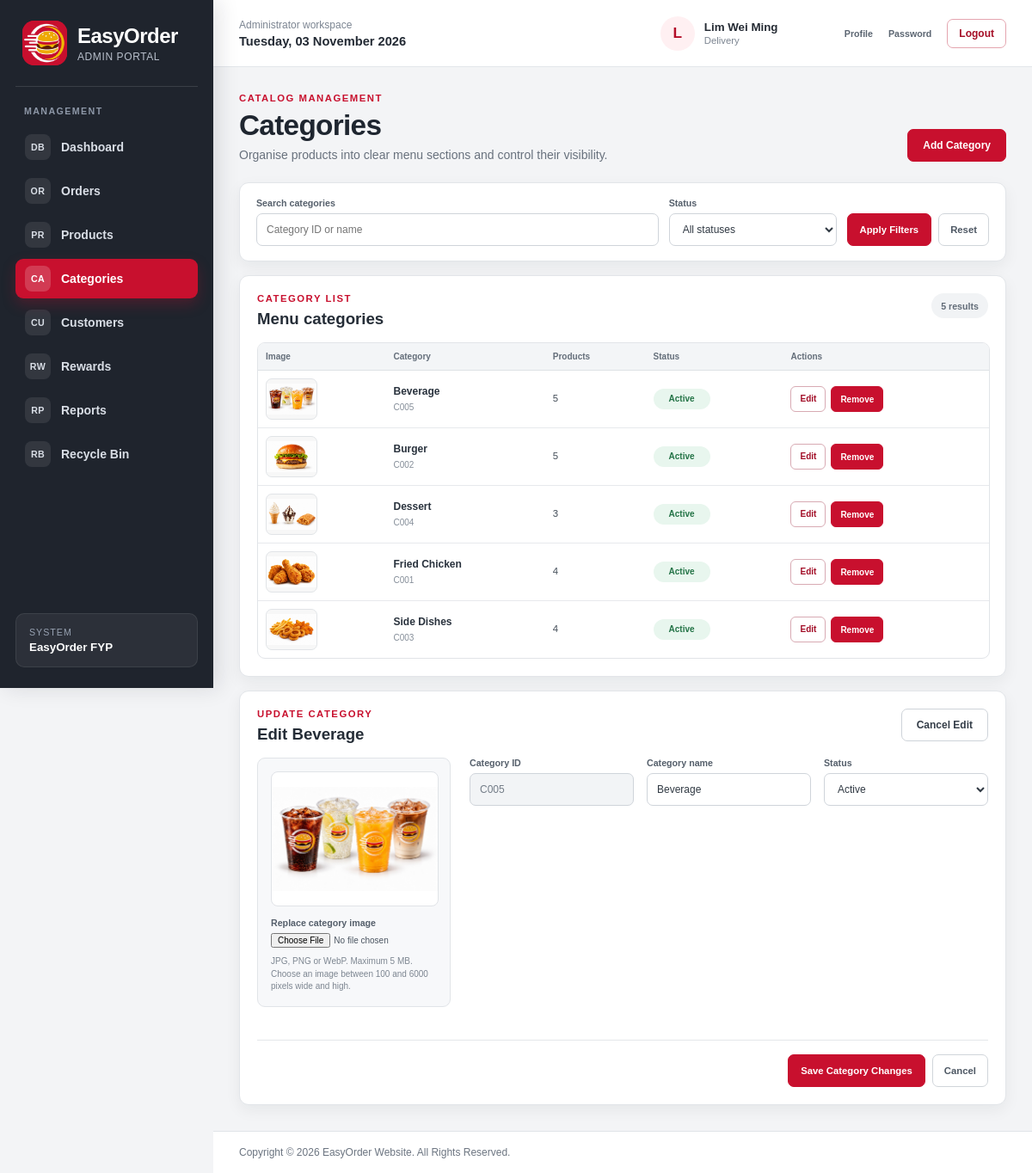
The page /admin_category.php?edit=C005 (signed in) on the database its author committed.
### tables this page shows
CREATE TABLE `staff` (
  `staff_id` char(5) NOT NULL,
  `staff_name` varchar(100) NOT NULL,
  `staff_role` varchar(20) NOT NULL,
  `staff_email` varchar(100) NOT NULL,
  `staff_phone` varchar(15) NOT NULL,
  `staff_password` varchar(50) NOT NULL,
  `staff_isDelete` int(1) NOT NULL DEFAULT 0
);

CREATE TABLE `category` (
  `category_id` char(5) NOT NULL,
  `category_name` varchar(50) NOT NULL,
  `category_image` varchar(255) NOT NULL DEFAULT '',
  `category_status` varchar(10) NOT NULL
);

### product_catalog_helpers.php (called while the page is built, shortened)
<?php
function catalog_category_image($stored_path)
{
	$path = catalog_local_image_path($stored_path);
	if($path!==null && is_file(__DIR__."/".$path))
	{
		return "image/".rawurlencode(substr($path,6));
	}
	return catalog_image_placeholder();
}
function catalog_valid_image_filename($name)
{
	return is_string($name) && $name!=="" && strlen($name)<=249 && preg_match('//u',$name)===1
		&& preg_match('/[\x00-\x1F\x7F\\\\\/:*?"<>|]/u',$name)!==1
		&& rtrim($name," .")===$name
		&& preg_match('/^(?:CON|PRN|AUX|NUL|COM[0-9]|LPT[0-9])(?:\.|$)/i',ltrim($name))!==1
		&& preg_match('/\.(?:php[0-9]*|phtml|pht|phar|cgi|pl|py|asp|aspx|shtml|sh|bat|cmd|exe|com|dll)(?:\.|$)/i',$name)!==1
		&& preg_match('/\.(?:jpe?g|png|webp)$/iD',$name)===1;
}
function catalog_local_image_path($stored_path)
{
	$path = str_replace("\\","/",(string)$stored_path);
	return substr($path,0,6)==="image/" && catalog_valid_image_filename(substr($path,6)) ? $path : null;
}

### admin_category.php (the view, shortened to what this page needs)
<?php
include("dataconnection.php");
require_once("admin_shell.php");
require_once("product_catalog_helpers.php");
function admin_category_html($value)
{
	return htmlspecialchars((string)$value,ENT_QUOTES,"UTF-8");
}
$search = trim((string)($_GET["search"] ?? ""));
$status_filter = trim((string)($_GET["status"] ?? ""));
$like_search = "%".$search."%";
$category_stmt = mysqli_prepare($connect,
	"SELECT c.category_id,c.category_name,c.category_image,c.category_status,COUNT(p.product_id) AS product_count
	 FROM category c
	 LEFT JOIN product p ON p.product_category=c.category_name
	 WHERE (?='' OR c.category_id LIKE ? OR c.category_name LIKE ?)
	 AND (?='' OR c.category_status=?)
	 GROUP BY c.category_id,c.category_name,c.category_image,c.category_status
	 ORDER BY c.category_name");
$categories = array();
if($category_stmt)
{
	mysqli_stmt_bind_param($category_stmt,"sssss",$search,$like_search,$like_search,$status_filter,$status_filter);
	mysqli_stmt_execute($category_stmt);
	$category_result = mysqli_stmt_get_result($category_stmt);
	while($category_row = mysqli_fetch_assoc($category_result))
	{
		$categories[] = $category_row;
	}
}
$editing_category = null;
$edit_id = strtoupper(trim((string)($_GET["edit"] ?? "")));
if($edit_id!=="")
{
	$edit_stmt = mysqli_prepare($connect,"SELECT category_id,category_name,category_image,category_status FROM category WHERE category_id=? LIMIT 1");
	if($edit_stmt)
	{
		mysqli_stmt_bind_param($edit_stmt,"s",$edit_id);
		mysqli_stmt_execute($edit_stmt);
		$edit_result = mysqli_stmt_get_result($edit_stmt);
		$editing_category = mysqli_fetch_assoc($edit_result) ?: null;
	}
}
?>
<!DOCTYPE html>
<html lang="en">
<head>
	<link rel="stylesheet" href="public.css">
	<link rel="stylesheet" href="admin.css">
</head>
<body class="admin-body">
<?php easyorder_admin_shell_start("admin_category.php"); ?>
	<section class="admin-page-heading">
		<div>
			<p class="admin-eyebrow">CATALOG MANAGEMENT</p>
			<h1>Categories</h1>
			<p>Organise products into clear menu sections and control their visibility.</p>
		</div>
		<a class="admin-primary-link" href="#category-editor">Add Category</a>
	</section>
	<section class="admin-catalog-filter-panel">
		<form class="admin-catalog-filter-form admin-category-filter-form" method="get" action="admin_category.php">
			<label class="admin-catalog-search">
				<span>Search categories</span>
				<input type="search" name="search" value="<?php echo admin_category_html($search); ?>" placeholder="Category ID or name">
			</label>
			<label>
				<span>Status</span>
				<select name="status">
					<option value="">All statuses</option>
				</select>
			</label>
			<div class="admin-catalog-filter-actions">
				<button type="submit">Apply Filters</button>
				<a href="admin_category.php">Reset</a>
			</div>
		</form>
	</section>
	<section class="admin-catalog-results">
		<header class="admin-section-heading">
			<div>
				<p class="admin-eyebrow">CATEGORY LIST</p>
				<h2>Menu categories</h2>
			</div>
			<span class="admin-catalog-result-meta"><?php echo count($categories); ?> result<?php echo count($categories)===1 ? "" : "s"; ?></span>
		</header>
		<div class="admin-catalog-table-wrap">
			<table class="admin-catalog-table admin-category-table">
				<thead>
					<tr><th>Image</th><th>Category</th><th>Products</th><th>Status</th><th>Actions</th></tr>
				</thead>
				<tbody>
				<?php if(!$categories): ?>
					<tr><td class="admin-catalog-empty" colspan="5">No categories match the selected filters.</td></tr>
				<?php else: ?>
					<?php foreach($categories as $category): ?>
						<tr>
							<td><img class="admin-category-thumbnail" src="<?php echo admin_category_html(catalog_category_image($category["category_image"])); ?>" alt=""></td>
							<td><strong><?php echo admin_category_html($category["category_name"]); ?></strong><small><?php echo admin_category_html($category["category_id"]); ?></small></td>
							<td><?php echo (int)$category["product_count"]; ?></td>
							<td><span class="admin-status-badge <?php echo $category["category_status"]==="Active" ? "status-success" : "status-danger"; ?>"><?php echo admin_category_html($category["category_status"]); ?></span></td>
							<td>
								<div class="admin-catalog-row-actions">
									<a href="admin_category.php?edit=<?php echo rawurlencode($category["category_id"]); ?>#category-editor">Edit</a>
									<form method="post" action="admin_category.php" onsubmit="return confirm('Permanently delete this category and ALL products inside it, including linked rewards? This cannot be undone.');">
										<button type="submit">Remove</button>
									</form>
								</div>
							</td>
						</tr>
					<?php endforeach; ?>
				<?php endif; ?>
				</tbody>
			</table>
		</div>
	</section>
	<section id="category-editor" class="admin-catalog-editor">
		<header class="admin-section-heading">
			<div>
				<p class="admin-eyebrow"><?php echo $editing_category ? "UPDATE CATEGORY" : "NEW CATEGORY"; ?></p>
				<h2><?php echo $editing_category ? "Edit ".admin_category_html($editing_category["category_name"]) : "Add a menu category"; ?></h2>
			</div>
			<?php if($editing_category): ?><a class="admin-secondary-link" href="admin_category.php#category-editor">Cancel Edit</a><?php endif; ?>
		</header>
		<form class="admin-catalog-editor-form admin-category-editor-form" name="categoryfrm" method="post" action="admin_category.php" enctype="multipart/form-data">
			<div class="admin-category-image-editor" data-category-image-editor>
				<img class="admin-category-preview" data-category-image-preview src="<?php echo admin_category_html(catalog_category_image($editing_category["category_image"] ?? "")); ?>" alt="Category image preview">
				<label>
					<span><?php echo $editing_category ? "Replace category image" : "Category image"; ?></span>
					<input type="file" name="category_image" accept="image/jpeg,image/png,image/webp"<?php echo !$editing_category || $editing_category["category_image"]==="" ? " required" : ""; ?> data-category-image-input>
				</label>
				<p>JPG, PNG or WebP. Maximum 5 MB. Choose an image between 100 and 6000 pixels wide and high.</p>
			</div>
			<div class="admin-catalog-fields">
				<label class="admin-form-field">
					<span>Category ID</span>
					<input type="text" name="category_id" maxlength="5" pattern="[A-Za-z0-9]{1,5}" value="<?php echo admin_category_html($editing_category["category_id"] ?? ""); ?>"<?php echo $editing_category ? " readonly" : ""; ?> required>
				</label>
				<label class="admin-form-field">
					<span>Category name</span>
					<input type="text" name="category_name" maxlength="50" value="<?php echo admin_category_html($editing_category["category_name"] ?? ""); ?>" required>
				</label>
				<label class="admin-form-field">
					<span>Status</span>
					<select name="category_status" required>
						<?php $selected_status = $editing_category["category_status"] ?? "Active"; ?>
						<option value="Active"<?php echo $selected_status==="Active" ? " selected" : ""; ?>>Active</option>
					</select>
				</label>
			</div>
			<div class="admin-catalog-form-actions">
				<button type="submit"><?php echo $editing_category ? "Save Category Changes" : "Add Category"; ?></button>
				<?php if($editing_category): ?><a href="admin_category.php#category-editor">Cancel</a><?php endif; ?>
			</div>
		</form>
	</section>
<?php easyorder_admin_shell_end(); ?>
</body>
</html>

### admin_shell.php (shortened to what this page needs)
<?php
if(!function_exists("easyorder_admin_shell_start"))
{
	function easyorder_admin_shell_start($active_page="")
	{
		global $connect;
		$admin_name = $_SESSION["admin_name"] ?? "Administrator";
		$admin_role = $_SESSION["admin_role"] ?? "Staff";
		if($connect && isset($_SESSION["admin_id"]))
		{
			$identity_stmt = mysqli_prepare($connect,"SELECT staff_name,staff_role FROM staff WHERE staff_id=? AND staff_isDelete=0 LIMIT 1");
			if($identity_stmt)
			{
				mysqli_stmt_bind_param($identity_stmt,"s",$_SESSION["admin_id"]);
				if(mysqli_stmt_execute($identity_stmt))
				{
					$identity_result = mysqli_stmt_get_result($identity_stmt);
					if($identity_row = mysqli_fetch_assoc($identity_result))
					{
						$admin_name = $identity_row["staff_name"];
						$admin_role = $identity_row["staff_role"];
					}
				}
			}
		}
		$navigation = array(
			array("page"=>"admin_dashboard.php","label"=>"Dashboard","icon"=>"DB"),
			array("page"=>"admin_order.php","label"=>"Orders","icon"=>"OR"),
			array("page"=>"admin_product.php","label"=>"Products","icon"=>"PR"),
			array("page"=>"admin_category.php","label"=>"Categories","icon"=>"CA"),
			array("page"=>"admin_customer.php","label"=>"Customers","icon"=>"CU"),
			array("page"=>"admin_reward.php","label"=>"Rewards","icon"=>"RW"),
			array("page"=>"admin_report.php","label"=>"Reports","icon"=>"RP"),
			array("page"=>"admin_restore.php","label"=>"Recycle Bin","icon"=>"RB")
		);
		$display_admin_role = $admin_role==="Manager" ? "Super Admin" : $admin_role;
		?>
		<div class="admin-app-shell">
			<aside class="admin-sidebar" aria-label="Administrator navigation">
				<a class="admin-brand" href="admin_dashboard.php" aria-label="EasyOrder administrator dashboard">
					<img src="image/logo.jpg" width="52" height="52" alt="EasyOrder logo">
					<span><strong>EasyOrder</strong><small>Admin Portal</small></span>
				</a>
				<nav class="admin-navigation">
					<p class="admin-navigation-label">MANAGEMENT</p>
					<?php foreach($navigation as $item): ?>
						<?php $is_active = $active_page===$item["page"]; ?>
						<a href="<?php echo htmlspecialchars($item["page"],ENT_QUOTES,"UTF-8"); ?>" class="<?php echo $is_active ? "active" : ""; ?>"<?php echo $is_active ? ' aria-current="page"' : ""; ?>>
							<span class="admin-nav-icon" aria-hidden="true"><?php echo htmlspecialchars($item["icon"],ENT_QUOTES,"UTF-8"); ?></span>
							<?php echo htmlspecialchars($item["label"],ENT_QUOTES,"UTF-8"); ?>
						</a>
					<?php endforeach; ?>
				</nav>
				<div class="admin-sidebar-note">
					<span>System</span>
					<strong>EasyOrder FYP</strong>
				</div>
			</aside>
			<div class="admin-workspace">
				<header class="admin-topbar">
					<div class="admin-topbar-context">
						<span>Administrator workspace</span>
						<strong><?php echo date("l, d F Y"); ?></strong>
					</div>
					<div class="admin-account-summary">
						<span class="admin-avatar" aria-hidden="true"><?php echo htmlspecialchars(strtoupper(substr($admin_name,0,1)),ENT_QUOTES,"UTF-8"); ?></span>
						<a class="admin-account-copy" href="admin_profile.php" aria-label="Open administrator profile">
							<strong><?php echo htmlspecialchars($admin_name,ENT_QUOTES,"UTF-8"); ?></strong>
							<small><?php echo htmlspecialchars($display_admin_role,ENT_QUOTES,"UTF-8"); ?></small>
						</a>
						<div class="admin-account-actions">
							<a href="admin_profile.php">Profile</a>
							<a href="admin_change_password.php">Password</a>
						</div>
						<a class="admin-logout-link" href="logout.php" onclick="return confirm('Are you sure you want to logout?')">Logout</a>
					</div>
				</header>
				<main id="main" class="admin-main">
		<?php
	}
}
if(!function_exists("easyorder_admin_shell_end"))
{
	function easyorder_admin_shell_end()
	{
		?>
				</main>
				<footer class="admin-footer">
					<p>Copyright &copy; 2026 EasyOrder Website. All Rights Reserved.</p>
				</footer>
			</div>
		</div>
		<?php
	}
}

### public.css (style rules this page uses)
* { font-family:Arial; }
body { background-color:#FFF8F0; color:#333333; margin:0px; }
#main { width:960px; margin:auto; padding:10px 0px 20px 0px; }
input[type="text"],input[type="password"],input[type="email"],input[type="number"],input[type="date"],textarea { border:1px solid #CCCCCC; border-radius:4px; padding:8px 10px 8px 10px; }
th { background-color:#C8102E; color:#FFFFFF; padding:10px; }
td { padding:8px; }
footer { background-color:#2B2B2B; color:#FFFFFF; text-align:center; padding:20px 10px 20px 10px; margin-top:30px; }

### rows shown on the page
staff: staff_name "L", staff_name "Lim Wei Ming", staff_role "Delivery"
category: category_image (picture), category_name "Beverage", category_id "C005", product_count "5", category_status "Active"
category: category_image (picture), category_name "Burger", category_id "C002", product_count "5", category_status "Active"
category: category_image (picture), category_name "Dessert", category_id "C004", product_count "3", category_status "Active"
category: category_image (picture), category_name "Fried Chicken", category_id "C001", product_count "4", category_status "Active"
category: category_image (picture), category_name "Side Dishes", category_id "C003", product_count "4", category_status "Active"

### other values the page prints
$item["icon"] "DB"
$item["label"] "Dashboard"
$item["icon"] "OR"
$item["label"] "Orders"
$item["icon"] "PR"
$item["label"] "Products"
$item["icon"] "CA"
$item["label"] "Categories"
$item["icon"] "CU"
$item["label"] "Customers"
$item["icon"] "RW"
$item["label"] "Rewards"
$item["icon"] "RP"
$item["label"] "Reports"
$item["icon"] "RB"
